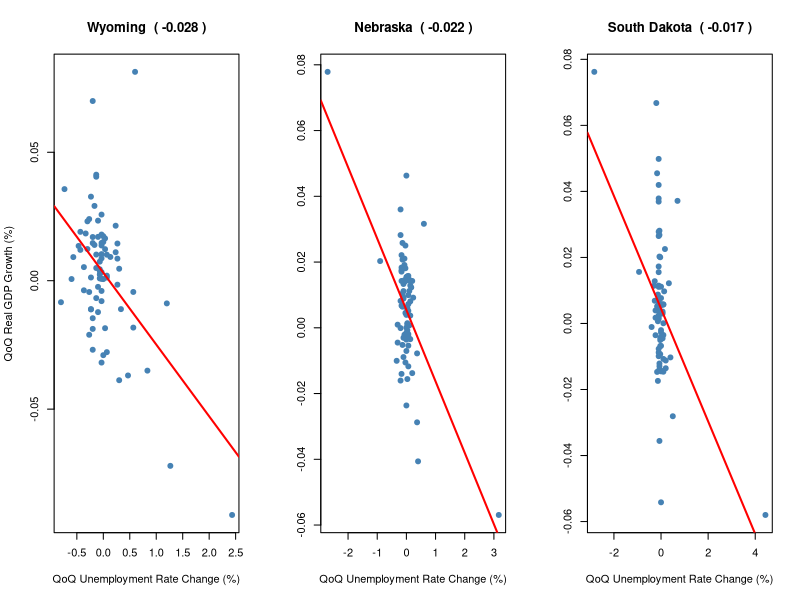
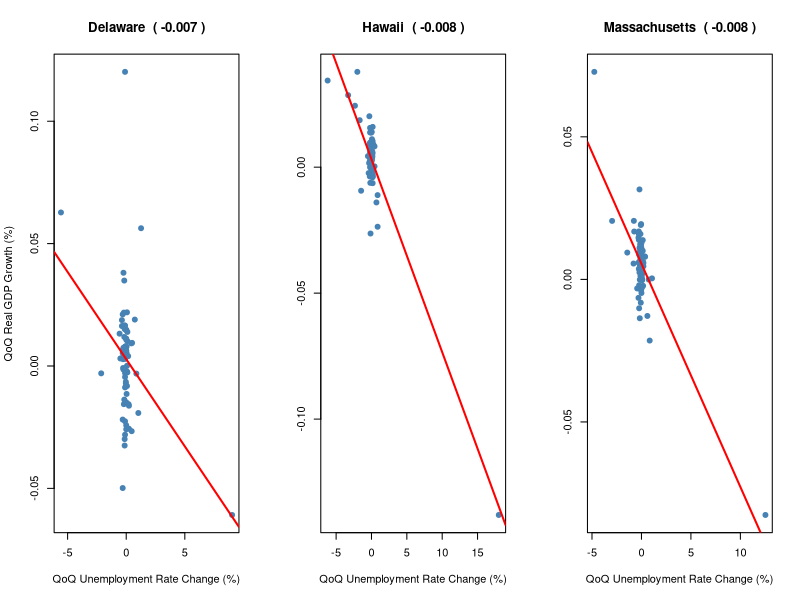

Source code (R) for these figures, in order:
library(dplyr)
library(stringr)

okun_results.states <- read.csv("results/okun_results.states.csv")

gdp_growth <- read.csv("data/processed/gdp_growth.csv")
unrate_diff <- read.csv("data/processed/unrate_diff.csv")

min_quarter <- max(gdp_growth$Quarter[1], unrate_diff$Quarter[1])
max_quarter <- min(last(gdp_growth$Quarter), last(unrate_diff$Quarter))

gdp_growth <- gdp_growth[between(gdp_growth$Quarter, min_quarter, max_quarter), ]
unrate_diff <- unrate_diff[between(unrate_diff$Quarter, min_quarter, max_quarter), ]

par(mfrow = c(1, 3))

# Top 3 States with Steepest Okun Coefficients
for (i in 1:3) {
  state_results <- okun_results.states[i, ]
  state_col <- str_replace(state_results$Area, " ", ".")
  
  plot(unrate_diff[[state_col]], gdp_growth[[state_col]],
       pch = 19,
       col = "steelblue",
       xlab = "QoQ Unemployment Rate Change (%)",
       ylab = ifelse(i == 1, "QoQ Real GDP Growth (%)", ""),
       main = paste(state_results$Area, " (", round(state_results$coef, 3), ")"))
  
  abline(a = state_results$intercept,
         b = state_results$coef,
         col = "red",
         lwd = 2)
}

# Top 3 States with Flattest Okun Coefficients
for (i in 1:3) {
  state_results <- okun_results.states[nrow(okun_results.states) + 1 - i, ]
  state_col <- str_replace(state_results$Area, " ", ".")
  
  plot(unrate_diff[[state_col]], gdp_growth[[state_col]],
       pch = 19,
       col = "steelblue",
       xlab = "QoQ Unemployment Rate Change (%)",
       ylab = ifelse(i == 1, "QoQ Real GDP Growth (%)", ""),
       main = paste(state_results$Area, " (", round(state_results$coef, 3), ")"))
  
  abline(a = state_results$intercept,
         b = state_results$coef,
         col = "red",
         lwd = 2)
}
